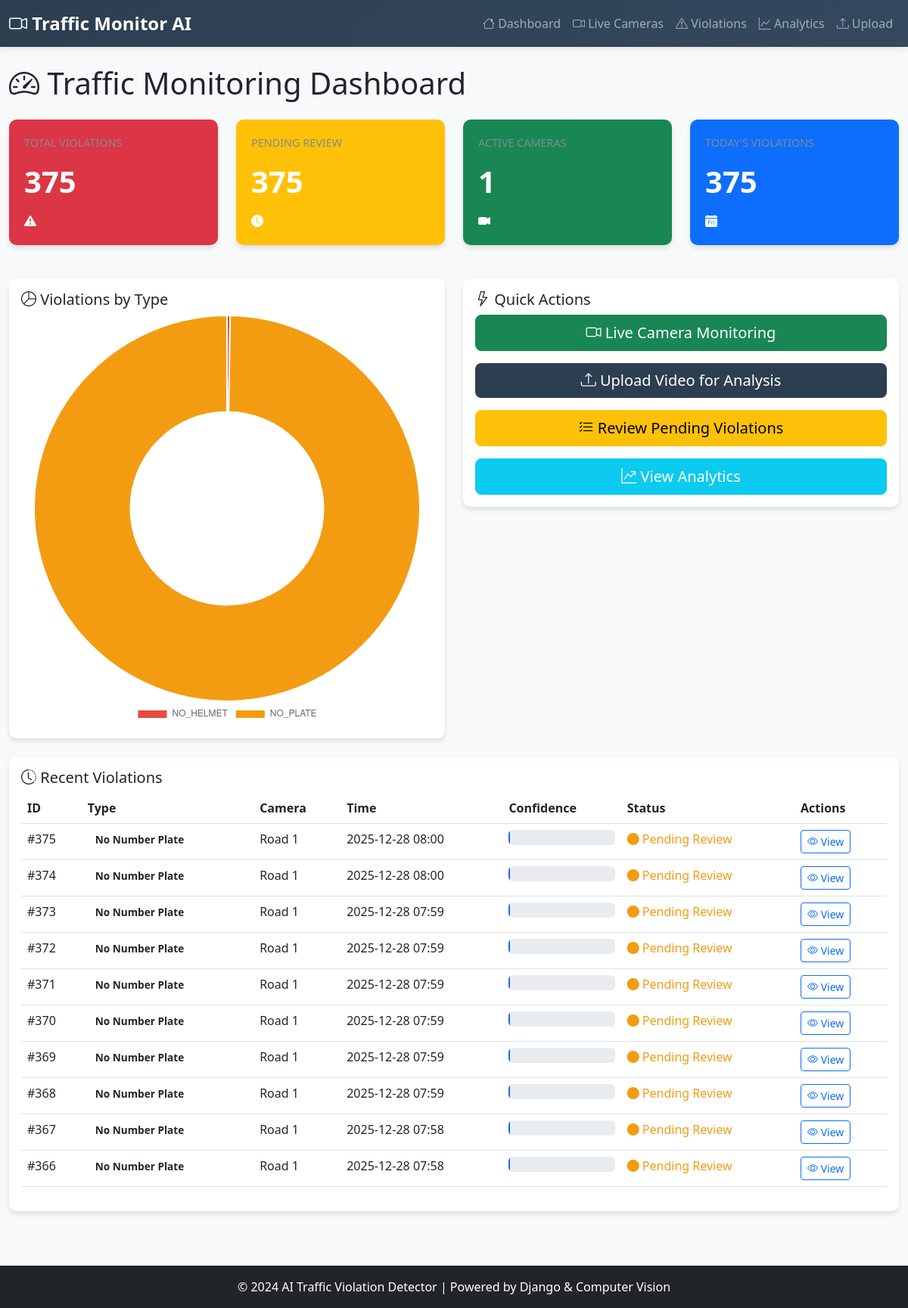
The page / on the database its author committed.
### detector/models.py (models this page shows, shortened)
class Violation(models.Model):
    VIOLATION_TYPES = [
        ('NO_HELMET', 'No Helmet'),
        ('NO_PLATE', 'No Number Plate'),
        ('BOTH', 'No Helmet and No Plate'),
    ]
    VEHICLE_TYPES = [
        ('MOTORCYCLE', 'Motorcycle'),
        ('CAR', 'Car'),
        ('TRUCK', 'Truck'),
        ('BUS', 'Bus'),
        ('OTHER', 'Other'),
    ]
    STATUS_CHOICES = [
        ('PENDING', 'Pending Review'),
        ('CONFIRMED', 'Confirmed'),
        ('FALSE_POSITIVE', 'False Positive'),
        ('PROCESSED', 'Processed'),
    ]
    camera = models.ForeignKey(Camera, on_delete=models.CASCADE, related_name='violations')
    violation_type = models.CharField(max_length=20, choices=VIOLATION_TYPES)
    vehicle_type = models.CharField(max_length=20, choices=VEHICLE_TYPES)
    detected_at = models.DateTimeField(default=timezone.now)
    confidence_score = models.FloatField(help_text="AI confidence level (0-1)")
    image = models.ImageField(upload_to='violations/%Y/%m/%d/')
    annotated_image = models.ImageField(upload_to='violations/annotated/%Y/%m/%d/', blank=True)
    license_plate = models.CharField(max_length=50, blank=True, null=True)
    plate_confidence = models.FloatField(blank=True, null=True)
    status = models.CharField(max_length=20, choices=STATUS_CHOICES, default='PENDING')
    reviewed_by = models.CharField(max_length=100, blank=True, null=True)
    reviewed_at = models.DateTimeField(blank=True, null=True)
    notes = models.TextField(blank=True)
    class Meta:
        ordering = ['-detected_at']
        indexes = [
            models.Index(fields=['-detected_at']),
            models.Index(fields=['status']),
            models.Index(fields=['violation_type']),
        ]

class Camera(models.Model):
    name = models.CharField(max_length=200)
    location = models.CharField(max_length=300)
    rtsp_url = models.URLField(blank=True, null=True)
    is_active = models.BooleanField(default=True)
    created_at = models.DateTimeField(auto_now_add=True)

### detector/views.py (the view)
# urls.py: path('', views.home, name='home'),
def home(request):
    total_violations = Violation.objects.count()
    pending_violations = Violation.objects.filter(status='PENDING').count()
    confirmed_violations = Violation.objects.filter(status='CONFIRMED').count()
    active_cameras = Camera.objects.filter(is_active=True).count()
    recent_violations = Violation.objects.all()[:10]
    violations_by_type = Violation.objects.values('violation_type').annotate(
        count=Count('id')
    )
    today = datetime.now().date()
    violations_today = Violation.objects.filter(
        detected_at__date=today
    ).count()
    context = {
        'total_violations': total_violations,
        'pending_violations': pending_violations,
        'confirmed_violations': confirmed_violations,
        'active_cameras': active_cameras,
        'recent_violations': recent_violations,
        'violations_by_type': violations_by_type,
        'violations_today': violations_today,
    }
    return render(request, 'detector/home.html', context)

### detector/templates/detector/home.html (shortened to what this page needs)
{% extends 'detector/base.html' %}
{% block content %}
<div class="container-fluid">
    <div class="row">
        <div class="col-12">
            <h1 class="mb-4">
                <i class="bi bi-speedometer2"></i> Traffic Monitoring Dashboard
            </h1>
        </div>
    </div>
    <div class="row">
        <div class="col-md-3">
            <div class="card stat-card bg-danger text-white">
                <div class="stat-label">Total Violations</div>
                <div class="stat-number">{{ total_violations }}</div>
                <div><i class="bi bi-exclamation-triangle-fill"></i></div>
            </div>
        </div>
        <div class="col-md-3">
            <div class="card stat-card bg-warning text-white">
                <div class="stat-label">Pending Review</div>
                <div class="stat-number">{{ pending_violations }}</div>
                <div><i class="bi bi-clock-fill"></i></div>
            </div>
        </div>
        <div class="col-md-3">
            <div class="card stat-card bg-success text-white">
                <div class="stat-label">Active Cameras</div>
                <div class="stat-number">{{ active_cameras }}</div>
                <div><i class="bi bi-camera-video-fill"></i></div>
            </div>
        </div>
        <div class="col-md-3">
            <div class="card stat-card bg-primary text-white">
                <div class="stat-label">Today's Violations</div>
                <div class="stat-number">{{ violations_today }}</div>
                <div><i class="bi bi-calendar-day-fill"></i></div>
            </div>
        </div>
    </div>
    <div class="row mt-4">
        <div class="col-md-6">
            <div class="card">
                <div class="card-body">
                    <h5 class="card-title">
                        <i class="bi bi-pie-chart"></i> Violations by Type
                    </h5>
                    <canvas id="violationTypeChart"></canvas>
                </div>
            </div>
        </div>
        <div class="col-md-6">
            <div class="card">
                <div class="card-body">
                    <h5 class="card-title">
                        <i class="bi bi-lightning"></i> Quick Actions
                    </h5>
                    <div class="d-grid gap-3">
                        <a href="{% url 'cameras_list' %}" class="btn btn-success btn-lg">
                            <i class="bi bi-camera-video"></i> Live Camera Monitoring
                        </a>
                        <a href="{% url 'upload_video' %}" class="btn btn-primary btn-lg">
                            <i class="bi bi-upload"></i> Upload Video for Analysis
                        </a>
                        <a href="{% url 'violations_list' %}" class="btn btn-warning btn-lg">
                            <i class="bi bi-list-check"></i> Review Pending Violations
                        </a>
                        <a href="{% url 'analytics' %}" class="btn btn-info btn-lg text-white">
                            <i class="bi bi-graph-up-arrow"></i> View Analytics
                        </a>
                    </div>
                </div>
            </div>
        </div>
    </div>
    <div class="row mt-4">
        <div class="col-12">
            <div class="card">
                <div class="card-body">
                    <h5 class="card-title">
                        <i class="bi bi-clock-history"></i> Recent Violations
                    </h5>
                    {% if recent_violations %}
                    <div class="table-responsive">
                        <table class="table table-hover">
                            <thead>
                                <tr>
                                    <th>ID</th>
                                    <th>Type</th>
                                    <th>Camera</th>
                                    <th>Time</th>
                                    <th>Confidence</th>
                                    <th>Status</th>
                                    <th>Actions</th>
                                </tr>
                            </thead>
                            <tbody>
                                {% for violation in recent_violations %}
                                <tr>
                                    <td>#{{ violation.id }}</td>
                                    <td>
                                        <span class="violation-badge badge-{{ violation.violation_type|lower|cut:' '|cut:'_' }}">
                                            {{ violation.get_violation_type_display }}
                                        </span>
                                    </td>
                                    <td>{{ violation.camera.name }}</td>
                                    <td>{{ violation.detected_at|date:"Y-m-d H:i" }}</td>
                                    <td>
                                        <div class="progress" style="height: 20px;">
                                        </div>
                                    </td>
                                    <td>
                                        <span class="status-{{ violation.status|lower }}">
                                            <i class="bi bi-circle-fill"></i> {{ violation.get_status_display }}
                                        </span>
                                    </td>
                                    <td>
                                        <a href="{% url 'violation_detail' violation.id %}"
                                           class="btn btn-sm btn-outline-primary">
                                            <i class="bi bi-eye"></i> View
                                        </a>
                                    </td>
                                </tr>
                                {% endfor %}
                            </tbody>
                        </table>
                    </div>
                    {% else %}
                    <div class="alert alert-info">
                        <i class="bi bi-info-circle"></i> No violations detected yet.
                    </div>
                    {% endif %}
                </div>
            </div>
        </div>
    </div>
</div>
{% endblock %}
{% block extra_js %}
<script>
    // Violations by Type Chart
    const ctx = document.getElementById('violationTypeChart');
    new Chart(ctx, {
        type: 'doughnut',
        data: {
            labels: [
                {% for item in violations_by_type %}
                    '{{ item.violation_type }}',
                {% endfor %}
            ],
            datasets: [{
                data: [
                    {% for item in violations_by_type %}
                        {{ item.count }},
                    {% endfor %}
                ],
                backgroundColor: [
                    '#e74c3c',
                    '#f39c12',
                    '#3498db',
                    '#27ae60',
                ]
            }]
        },
        options: {
            responsive: true,
            plugins: {
                legend: {
                    position: 'bottom',
                }
            }
        }
    });
</script>
{% endblock %}

### detector/templates/detector/base.html (shortened to what this page needs)
<!DOCTYPE html>
<html lang="en">
<head>
    <link href="https://cdn.jsdelivr.net/npm/bootstrap@5.3.0/dist/css/bootstrap.min.css" rel="stylesheet">
    <link rel="stylesheet" href="https://cdn.jsdelivr.net/npm/bootstrap-icons@1.11.1/font/bootstrap-icons.css">
</head>
<body>
    <nav class="navbar navbar-expand-lg navbar-dark">
        <div class="container-fluid">
            <a class="navbar-brand" href="{% url 'home' %}">
                <i class="bi bi-camera-video"></i> Traffic Monitor AI
            </a>
            <div class="collapse navbar-collapse" id="navbarNav">
                <ul class="navbar-nav ms-auto">
                    <li class="nav-item">
                        <a class="nav-link" href="{% url 'home' %}">
                            <i class="bi bi-house"></i> Dashboard
                        </a>
                    </li>
                    <li class="nav-item">
                        <a class="nav-link" href="{% url 'cameras_list' %}">
                            <i class="bi bi-camera-video"></i> Live Cameras
                        </a>
                    </li>
                    <li class="nav-item">
                        <a class="nav-link" href="{% url 'violations_list' %}">
                            <i class="bi bi-exclamation-triangle"></i> Violations
                        </a>
                    </li>
                    <li class="nav-item">
                        <a class="nav-link" href="{% url 'analytics' %}">
                            <i class="bi bi-graph-up"></i> Analytics
                        </a>
                    </li>
                    <li class="nav-item">
                        <a class="nav-link" href="{% url 'upload_video' %}">
                            <i class="bi bi-upload"></i> Upload
                        </a>
                    </li>
                </ul>
            </div>
        </div>
    </nav>
    <main class="py-4">
        {% block content %}{% endblock %}
    </main>
    <footer class="bg-dark text-white text-center py-3 mt-5">
        <p class="mb-0">&copy; 2024 AI Traffic Violation Detector | Powered by Django & Computer Vision</p>
    </footer>
    {% block extra_js %}{% endblock %}
</body>
</html>

### detector/templates/detector/base.html (style rules this page uses)
:root { --primary-color: #2c3e50; --secondary-color: #e74c3c; --success-color: #27ae60; --warning-color: #f39c12; }
body { font-family: 'Segoe UI', Tahoma, Geneva, Verdana, sans-serif; background-color: #f8f9fa; }
.navbar { background: linear-gradient(135deg, var(--primary-color), #34495e); box-shadow: 0 2px 10px rgba(0,0,0,0.1); }
.navbar-brand { font-weight: 700; font-size: 1.5rem; }
.card { border: none; border-radius: 10px; box-shadow: 0 4px 6px rgba(0,0,0,0.1); transition: transform 0.3s ease; }
.stat-card { padding: 20px; margin-bottom: 20px; }
.stat-number { font-size: 2.5rem; font-weight: 700; margin: 10px 0; }
.stat-label { color: #7f8c8d; font-size: 0.9rem; text-transform: uppercase; }
.violation-badge { padding: 5px 10px; border-radius: 5px; font-size: 0.85rem; font-weight: 600; }
.status-pending { color: #f39c12; }
.btn-primary { background-color: var(--primary-color); border: none; }

### rows shown on the page
Violation: id "375", violation_type "No Number Plate", camera.name "Road 1", detected_at "2025-12-28 08:00", status "Pending Review"
Violation: id "374", violation_type "No Number Plate", camera.name "Road 1", detected_at "2025-12-28 08:00", status "Pending Review"
Violation: id "373", violation_type "No Number Plate", camera.name "Road 1", detected_at "2025-12-28 07:59", status "Pending Review"
Violation: id "372", violation_type "No Number Plate", camera.name "Road 1", detected_at "2025-12-28 07:59", status "Pending Review"
Violation: id "371", violation_type "No Number Plate", camera.name "Road 1", detected_at "2025-12-28 07:59", status "Pending Review"
Violation: id "370", violation_type "No Number Plate", camera.name "Road 1", detected_at "2025-12-28 07:59", status "Pending Review"
Violation: id "369", violation_type "No Number Plate", camera.name "Road 1", detected_at "2025-12-28 07:59", status "Pending Review"
Violation: id "368", violation_type "No Number Plate", camera.name "Road 1", detected_at "2025-12-28 07:59", status "Pending Review"
Violation: id "367", violation_type "No Number Plate", camera.name "Road 1", detected_at "2025-12-28 07:58", status "Pending Review"
Violation: id "366", violation_type "No Number Plate", camera.name "Road 1", detected_at "2025-12-28 07:58", status "Pending Review"

### other values the page prints
{{ total_violations }} "375"
{{ pending_violations }} "375"
{{ active_cameras }} "1"
{{ violations_today }} "375"
chart data {{ item.violation_type }} NO_HELMET, NO_PLATE
chart data {{ item.count }} 1, 374
